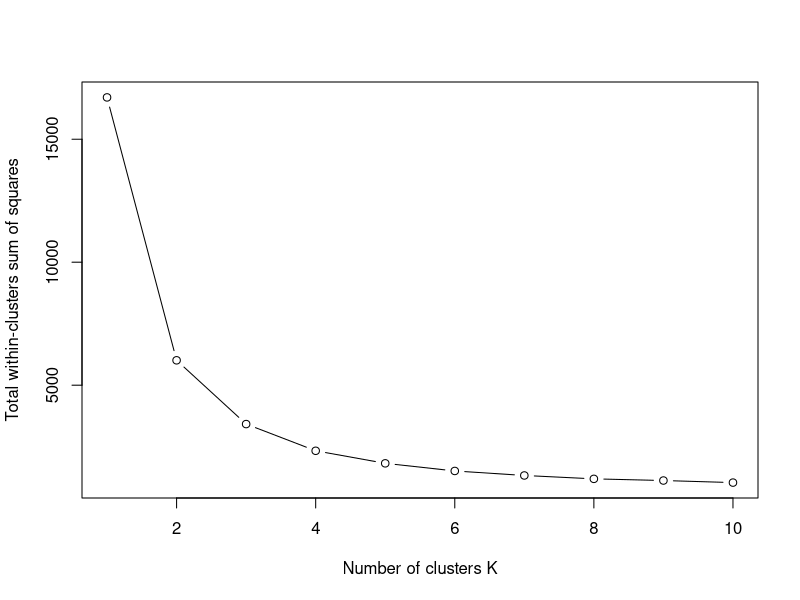
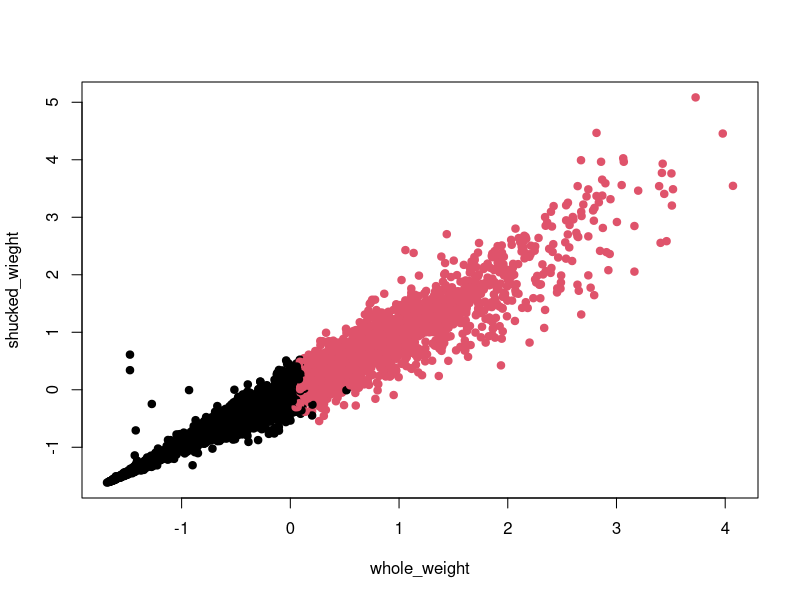

These figures' R source, in order:
###################
##### Abalone #####
###################

# read dataset
abalone <- read.csv("abalone_dataset.csv")
dataset <- abalone

## add new column age.group with 3 values based on the number of rings 
dataset$age.group <- cut(dataset$rings, br=c(0,8,11,35), labels = c("young", 'adult', 'old'))

## alternative way of setting age.group
dataset$age.group[dataset$rings<=8] <- "young"
dataset$age.group[dataset$rings>8 & dataset$rings<=11] <- "adult"
dataset$age.group[dataset$rings>11 & dataset$rings<=35] <- "old"

#########################
### Exercise 1: kNN  ###
#########################

set.seed(123)
index <- sample(1:nrow(dataset), 0.7 * nrow(dataset))
train <- dataset[index, ]
test <- dataset[-index, ]

features1 <- c("length", "diameter", "height")
features2 <- c("whole_weight", "shucked_wieght", "viscera_wieght", "shell_weight")

train_X1 <- train[, features1]
test_X1  <- test[, features1]
train_X2 <- train[, features2]
test_X2  <- test[, features2]

train_y <- train$age.group
test_y  <- test$age.group

library(class)
pred1 <- knn(train_X1, test_X1, train_y, k=5)
pred2 <- knn(train_X2, test_X2, train_y, k=5)

table(pred1, test_y)
table(pred2, test_y)

acc1 <- sum(pred1 == test_y) / length(test_y)
acc2 <- sum(pred2 == test_y) / length(test_y)

if(acc1 >= acc2) {
  best_features <- features1
  train_X <- train_X1
  test_X  <- test_X1
} else {
  best_features <- features2
  train_X <- train_X2
  test_X  <- test_X2
}

ks <- 1:20
acc <- numeric(length(ks))
for(i in seq_along(ks)) {
  pred <- knn(train_X, test_X, train_y, k=ks[i])
  acc[i] <- sum(pred == test_y) / length(test_y)
}
best_k <- ks[which.max(acc)]
best_k

best_pred <- knn(train_X, test_X, train_y, k=best_k)
table(best_pred, test_y)

##############################
### Exercise 2: K-Means     ###
##############################

data_cluster <- dataset[, best_features]
data_cluster_scaled <- scale(data_cluster)

wss <- sapply(1:10, function(k) { kmeans(data_cluster_scaled, centers=k, nstart=10)$tot.withinss })
plot(1:10, wss, type="b", xlab="Number of clusters K", ylab="Total within-clusters sum of squares")

library(cluster)
sil_width <- numeric(9)
for(k in 2:10) {
  km <- kmeans(data_cluster_scaled, centers=k, nstart=10)
  ss <- silhouette(km$cluster, dist(data_cluster_scaled))
  sil_width[k-1] <- mean(ss[, 3])
}
optimal_k <- which.max(sil_width) + 1
optimal_k

km_final <- kmeans(data_cluster_scaled, centers=optimal_k, nstart=25)
plot(data_cluster_scaled[,1:2], col=km_final$cluster, pch=19, xlab=best_features[1], ylab=best_features[2])
points(km_final$centers[,1:2], col=1:optimal_k, pch=8, cex=2)

